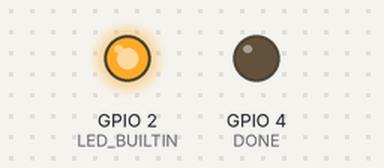
This sketch was run on a simulated ESP32. Shown: output pins drawn as LEDs (lit = HIGH). WiFi joins after 1.5 s; servers stay silent unless stated; no MQTT or app messages arrive unless stated; what the sketch prints to the serial monitor is not drawn.

Above: at 2.1 s.
At 3.6 s:
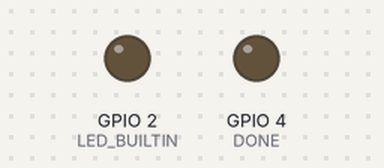
At 5.6 s:
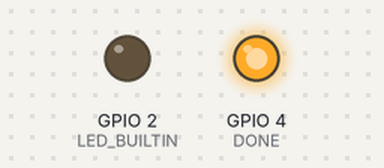
Timing chart, 0 to 8.1 s (numbered marks = the images above):
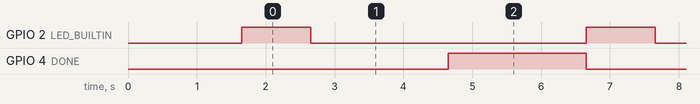

Measured:
- by itself, GPIO 2 (LED_BUILTIN): alternates HIGH for 1.0 s and LOW for 4.0 s
- by itself, GPIO 4 (DONE): alternates HIGH for 2.0 s and LOW for 3.0 s
- by itself, everything shown: repeats every 5.0 s, in 3 steps

The sketch:

ESP32_IOT.ino
```cpp
/******************************************************************************
MQTT_Switch_Example.ino
Example for controlling a light using an MQTT switch
by: Alex Wende, SparkFun Electronics

This sketch connects the ESP32 to a MQTT broker and subcribes to the topic
room/light. When the button is pressed, the client will toggle between
publishing "on" and "off".
******************************************************************************/

#include <WiFi.h>
#include <PubSubClient.h>

// WiFi Network Credentials
const char *ssid =  "UPC27D4F9B";   // name of your WiFi network
const char *password =  "--------"; // password of the WiFi network

// Home Assistant Credentials
const char *HA_USER = "OBU95";
const char *HA_PASS = "------";

// MQTT Network
IPAddress broker(192,168,0,221); // IP address of your MQTT broker eg. 192.168.1.50
const char *ID = "Example_Switch";  // Name of our device, must be unique
const char *TOPIC = "room/light";  // Topic to subcribe to
WiFiClient wclient;

PubSubClient client(wclient); // Setup MQTT client
bool state=0;


//ESP32 pins
int LED_BUILTIN = 2;
int EN_REG_TIM = 26;
int DONE = 4;

// Connect to WiFi network
void setup_wifi() {
  Serial.print("\nConnecting to ");
  Serial.println(ssid);

  WiFi.begin(ssid, password); // Connect to network

  while (WiFi.status() != WL_CONNECTED) { // Wait for connection
    delay(500);
    Serial.print(".");
  }

  Serial.println();
  Serial.println("WiFi connected");
  Serial.print("IP address: ");
  Serial.println(WiFi.localIP());
}

// Reconnect to client
void reconnect() {
  // Loop until we're reconnected
  while (!client.connected()) {
    Serial.print("Attempting MQTT connection...");
    // Attempt to connect
    if (client.connect(ID,HA_USER,HA_PASS)) {
      Serial.println("connected");
      Serial.print("Publishing to: ");
      Serial.println(TOPIC);
      Serial.println('\n');

    } else {

      Serial.println(" try again in 5 seconds");
      // Wait 5 seconds before retrying
      delay(5000);
    }
  }
}

void setup() {
  pinMode (LED_BUILTIN, OUTPUT);
  pinMode (DONE, OUTPUT);
  Serial.begin(115200); // Start Serial communication at 115200 baud
  delay(100);
  setup_wifi(); // Connect to network
  client.setServer(broker, 1883);
}

void loop() {
  digitalWrite(DONE, LOW);
  if (!client.connected())  // Reconnect if connection is lost
  {
    reconnect();
  }
  client.loop();
  digitalWrite(LED_BUILTIN, HIGH);
  delay(1000);
  client.publish(TOPIC, "ON");
  digitalWrite(LED_BUILTIN, LOW);
  delay(2000);
  digitalWrite(DONE, HIGH);
  delay(2000);
}
```
